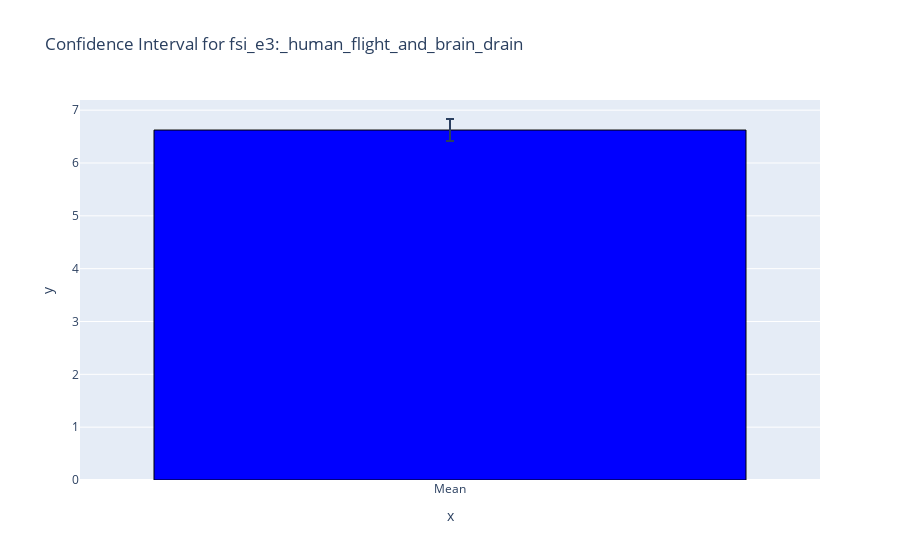

Notebook code for this chart:
### Markdown cell above
5. Consider the "Progress Indicators" data and use "boolean selection" with one (or more) of the columns to restrict the data to a subset (of rows) of data and repeat either of the (confidence interval and hypothesis testing) analyses above but this time instead only using this specified subset of countries.

### Code cell
# Filter the dataset based on specific criteria for "fsi_e3:_human_flight_and_brain_drain."
# Select countries with values greater than or equal to 5.0 in this column.
subset_data = df_indicators[df_indicators['fsi_e3:_human_flight_and_brain_drain'] >= 5.0]

# Calculate the mean and standard deviation for the selected subset of data.
mean = subset_data['fsi_e3:_human_flight_and_brain_drain'].mean()
std_dev = subset_data['fsi_e3:_human_flight_and_brain_drain'].std()
sample_size = len(subset_data)

# Calculate the confidence interval at a 95% confidence level.
confidence_level = 0.95
z_score = stats.norm.ppf((1 + confidence_level) / 2)
margin_of_error = z_score * (std_dev / (sample_size ** 0.5))

# Define the confidence interval using the calculated mean and margin of error.
confidence_interval = (mean - margin_of_error, mean + margin_of_error)

# Print the calculated confidence interval.
print("Confidence Interval:", confidence_interval)

# Create a bar chart to visualize the confidence interval for "fsi_e3:_human_flight_and_brain_drain."
fig = px.bar(x=['Mean'], y=[mean], error_y=[margin_of_error], title="Confidence Interval for fsi_e3:_human_flight_and_brain_drain")
fig.update_traces(marker_color='blue', marker_line_color='black', marker_line_width=1, error_x_thickness=1, error_x_color='black')
fig.show()

### Figure 1 — Plotly figure (JSON) as saved in the notebook; plotly's stock layout.template omitted (floating-point values rounded to 4 significant figures)
{"data": [{"alignmentgroup": "True", "error_x": {"color": "black", "thickness": 1}, "error_y": {"array": [0.2089]}, "hovertemplate": "x=%{x}<br>y=%{y}<extra></extra>", "legendgroup": "", "marker": {"color": "blue", "line": {"color": "black", "width": 1}, "pattern": {"shape": ""}}, "name": "", "offsetgroup": "", "orientation": "v", "showlegend": false, "textposition": "auto", "type": "bar", "x": ["Mean"], "xaxis": "x", "y": [6.624], "yaxis": "y"}], "layout": {"barmode": "relative", "legend": {"tracegroupgap": 0}, "title": {"text": "Confidence Interval for fsi_e3:_human_flight_and_brain_drain"}, "xaxis": {"anchor": "y", "domain": [0, 1], "title": {"text": "x"}}, "yaxis": {"anchor": "x", "domain": [0, 1], "title": {"text": "y"}}}}
